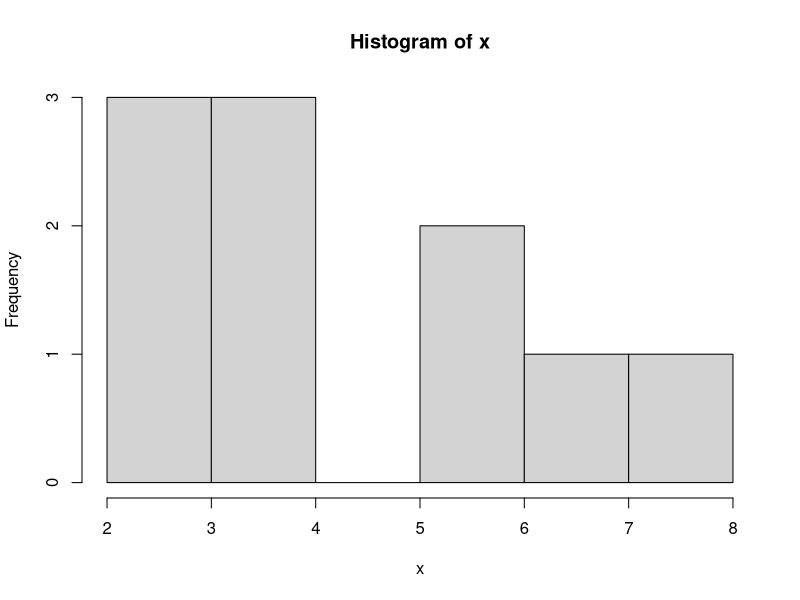
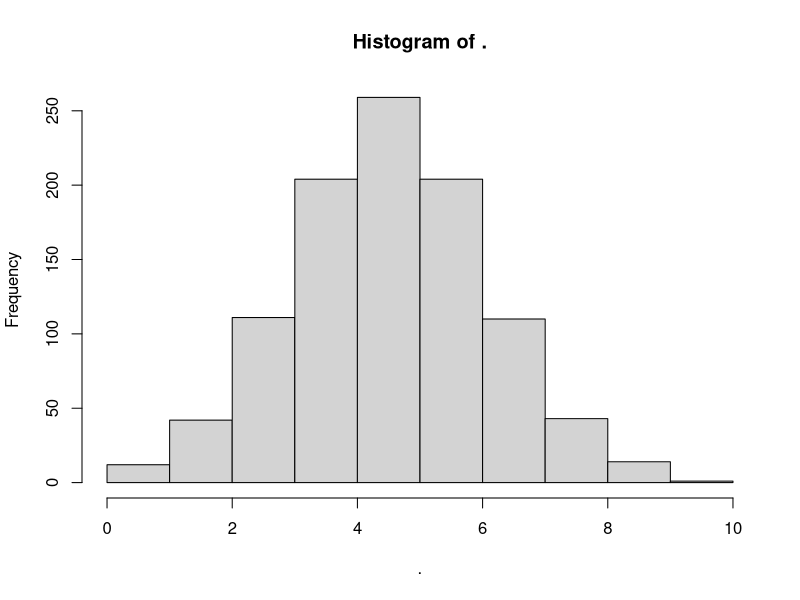

Recreate these plots in R, in order.
## ---- chunk 1
x <- 5 	# Memberikan nilai ke ‘x’
y <- 5 	# Memberikan nilai ke ‘y’
## ---- chunk 2

x + y 			            # Tambah
x - y 			            # Pengurangan
x * y 			            # Perkalian
x / y 			            # Pembagian
x ^ y 			            # Pangkat
sqrt(x * y)	            # Akar kuadrat
log(x) 			            # Logaritma
exp(y) 			            # eksponensial
(x/y) + y 		          # Tanda Kurung
## ---- chunk 3
total <- x + y 			    # menetapkan penambahan `x` dan` y` sebagai variabel `total`
rata_rata <- (x+x+y)/3 	# menetapkan rata-rata beberapa variabel

## ---- chunk 4
dbinom (x = 3, size = 10, prob = 0.5)	     # Fungsi Kepadatan (DF) P (X = 3) 
dbinom (3, 10, 0.5) 				               # hasil yang sama seperti di atas
pbinom (q = 3, size = 10, prob = 0.5) 		 # Fungsi Distribusi Kumulatif
qbinom (p = 0.1718, size = 10, prob = 0.5) # kuantil untuk X ~ B (n = 10, p = 0.5)
rbinom (n = 10, size = 10, prob = 0.5)	 	 # menghasilkan variabel acak
#? distributions 					                 # Untuk informasi lebih lanjut
## ---- chunk 5
x = rbinom (n = 10, size = 10, prob = 0.5) 	    # berfungsi tetapi ini merupakan gaya yang buruk.
x <- rbinom (n = 10, size = 10, prob = 0.5)	    # cara terbaik
## ---- chunk 6
x 		                                          # cetak konten suatu objek cukup ketik namanya
print (x)                                       # mencetak konten suatu objek secara implisit
(x <- rbinom (n = 10, size = 10, prob = 0.5))   # cara alternatif untuk menetapkan dan mencetak
mean (x) 	                                      # Menghitung rata-rata
var (x) 		# Menghitung variansi
sd (x) 		# Simpangan baku
hist (x) 		# Plot histogram
## ---- chunk 7
ls () 			                                    # Koleksi semua objek tersebut
ls (pattern = 'x') 	                            # menggunakan ls dengan pola teks
rm (x) 			                                    # Menghapus variabel
ls () 		                                  	  # Memverifikasi
## ---- chunk 8
missing.example <- c(10,11,12,NA)                # Membuat vector dengan bilai yang hilang
is.na(missing.example)                           # Memeriksa nilai yang hilang
which(is.na(missing.example))                    # Mengidentifikasi `NA` (hanya vector)
mean(missing.example)                            # Menghitung rata-rata dengan nilai yang hilang
## ---- chunk 9
mean(missing.example, na.rm = TRUE)               # Rata-rata tanpa nilai yang hilang
## ---- chunk 10
df <- data.frame( x1 = c(NA, 7, 8, 9, 3),         # Variabel numerik dengan satu nilai hilang
                  x2 = c(4, 1, NA, NA, 4),        # Variabel numerik dengan dua nilai hilang
                  x3 = c(1, 4, 2, 9, 6),          # Variabel numerik tanpa nilai hilang
                  x4 = c("Hello", "I am Bakti", 
                         NA, "I love R",NA))      # Variabel factor dengan
is.na(df)                                         # Cara klasik untuk memeriksa `NA`
sum(is.na(df))                                    # Menghitung `NA`
apply(is.na(df),2, which)                         # Mengindeks `NA` (hanya df)
which(complete.cases(df))                         # Mengidentifikasi nilai yang diamati
## ---- chunk 11
clean.example <- na.omit(missing.example)         # Menghapus vector `NA`
clean.df <- na.omit(df)                           # Menghapus data frame `NA`
## ---- chunk 12
# Prasyarat:
library(magrittr)                                  # Memuat fungsi piping
# help(package = "magrittr")                       # Memuat informasi `magrittr`
x <- rbinom(n=1000, size=10, prob=0.5)           	 # Menghasilkan beberapa sampel data
# Contoh:
x %>% var()                                        # Bukan `var(x)`
x %>% hist()                                     	 # Sebagai ganti `hist(x)`
x %>% mean() %>% round(2) %>% add(10)              # Sebagai ganti beberapa fungsi
## ---- chunk 13
# Gaya fungsional Onion style
car_data <- 
transform(aggregate(. ~ cyl, 
                    data = subset(mtcars, hp > 100), 
                    FUN = function(x) round(mean(x, 2))), 
                    kpl = mpg*0.4251)
## ---- chunk 14
# Piping (magrittr) style
car_data <- mtcars %>%
  subset(hp > 100) %>%
  aggregate(. ~ cyl, data = ., FUN = . %>% mean %>% round(2)) %>%
  transform(kpl = mpg %>% multiply_by(0.4251)) %>%
  print

## ---- chunk 15
c(10,11,12,13,14,15,16,17,18,19,20,21) 		  # Membuat vektor secara manual
10:21                                  			# Menggunakan operator `:`
seq(from=10, to=21, by=1)              		  # fungsi `seq()` dengan "by"
seq(from=10, to=21, len=12)          		    # fungsi `seq()` dengan "len"
x <- 10:21                             			# Mari kita tetapkan ke objek bernama "x"
x+2                                    			# Operasi biasanya bekerja berdasarkan elemen
x*2                                    			# Tambahkan 2 untuk setiap elemen `x`
x^2                                    			# Pangkat 2 untuk setiap elemen `x` 
sqrt(x)                                			# Akar kuadrat untuk setiap elemen ‘x’
log(x)                                			# Logaritma untuk setiap elemen 'x’ 
x <- c(0.5, 0.6)                       			# Numerik
x <- c(TRUE, FALSE)                    			# Logis
x <- c(T, F)                        				# Logis
x <- c("a", "b", "c")                  			# Karakter
x <- 9:29                              			# Integer
x <- c(1+0i, 2+4i)                     			# Complex
x <- vector("numeric", length = 10)    		  # fungsi `vector ()` untuk menginisialisasi vektor.
y <- c(1.7, "a")                      			# Karakter
y <- c(TRUE, 2)                     			  # Numerik
y <- c("a", TRUE)                      			# Numerik
typeof(y)                              			# Untuk memeriksa jenis `y`
class(y)                               			# Untuk memeriksa jenis `y`
## ---- chunk 16
x <- 0:10                              	   # Mari tetapkan ke objek bernama `x`
class(x)                               	   # Periksa kelas `x`
as.numeric(x)                       	     # Menetapkan `x` sebagai numerik
as.logical(x)                          	   # Menetapkan `x` sebagai logis
as.character(x)                        	   # Menetapkan `x` sebagai karakter
as.numeric(c(FALSE,TRUE,TRUE,FALSE))       # Menetapkan vektor logis sebagai angka 
## ---- chunk 17
x <- c("a", "b", "c","1")       	         # menetapkan nilai `x`
as.numeric(x)                          	   # menetapkan `x` sebagai numerik
as.logical(x)                        	     # menetapkan `x` sebagai logis
as.complex(x)                        	     # menetapkan `x` sebagai karakter
## ---- chunk 18
m <- matrix(nrow = 2, ncol = 3)          # Membuat matriks `NA` sebanyak 2x3
m                                        # Mencetak hasilnya
dim(m)                                   # Memeriksa dimensi
attributes(m)                            # Memeriksa dimensi
## ---- chunk 19
m <- matrix (1: 6, nrow = 2, ncol = 3)   # Membuat sebuah matriks dengan 2x3
## ---- chunk 20
m <- 1:10                                # Membuat vektor `m`
dim(m) <- c(2, 5)                        # Menetapkan vektor `m` sebagai matriks sebesar 2x5
m                                        # Mencetak hasilnya
## ---- chunk 21
x <- 1:3                                 # Membuat vektor `x`
y <- 10:12                               # Membuat vektor `y`
cbind(x, y)                              # Menggabungkan vektor `x` dan` y` dengan kolom
rbind(x, y)                              # Menggabungkan vektor `x` dan` y` dengan baris
## ---- chunk 22
x <- list(1:5,c("a","b","c"),TRUE,7,5)  # Membuat daftar (list) vektor `x`
x[1]                                    # Kurung tunggal
x[[1]]                                  # Kurung ganda
typeof(x[2])                            # Memeriksa jenis objek menggunakan []
typeof(x[[2]])                          # Memeriksa jenis objek menggunakan [[]]
x[c(1,2)]                               # list vektor pertama dan kedua
## ---- chunk 23
x <- vector("list", length = 3)         # Membuat daftar (list) kosong (sesuai kebutuhan)
name <- c("a","b","c","d")              # Membuat objek sebagai variabel `name`
age  <- c(18, 19, 20, 21)               # Membuat objek sebagai variabel `age`
gender<- c(1, 0, 0, 1)                  # Membuat objek sebagai variabel `gender`
x[[1]] <- name                          # Tambah / ganti objek ke daftar `x`
x[[2]] <- age                           # Tambah / ganti objek ke daftar `x`
x[[3]] <- gender                        # Tambah / ganti objek ke daftar `x`
x                                       # Cetak hasil akhir
## ---- chunk 24
x <- factor(c("yes","no","yes","no"))  # Membuat objek faktor
x                                      # Cetak hasilnya
table(x)                               # Tabel dari `x`
unclass(x)                             # Melihat representasi faktor yang mendasarinya
attr(x,"levels")                       # Melihat representasi faktor yang mendasarinya
## ---- chunk 25
# Buat data frame pertama.
df1 <- data.frame(id = c (1:5), 
                name = c("Julian","Vanessa","Jeffry","Angel","Nikki"),
              salary = c(623.3,515.2,611.0,729.0,843.25), 
          start_date = as.Date(c("2022-01-01", "2022-09-23", "2022-11-15",                                               "2022-05-11", "2022-03-27")),
                dept = c("DS","DS","BA","DA","DS"), stringsAsFactors = F)
df1
## ---- chunk 26
# Buat data frame kedua.
df2 <-data.frame(id = c (6:10), 
               name = c("Ardifo","Irene","Kefas","Sherly","Bakti"),
             salary = c(578.0,722.5,632.8,632.8,NA), 
         start_date = as.Date(c("2022-05-21","2022-07-30","2022-06-17",
                                "2022-07-30","2018-09-03")),
               dept = c("Actuaries","Actuaries","CA","DE","Lecturer"),stringsAsFactors = F)
df2
## ---- chunk 27
df3 <- rbind(df1,df2)                  # Gabungkan dua frame data
print(df3)                             # Cetak hasilnya `df3`
head(df3)                              # Cetak enam baris pertama
head(df3,6)                            # Cetak enam baris pertama
#View(df3)                             # Menggunakan RStudio seperti penampil Excel
class(df3)                             # objeknya bertipe data.frame
str(df3)                               # Dapatkan struktur data frame
dim(df3)                               # Periksa dimensi data
## ---- chunk 28
data<-df1                              # Panggil `df1` seperti yang kita gunakan di bagian sebelumnya
names(data)                            # Periksa nama variabel data
names(data)<-c("no", "nama", "gaji",
             "mulai_bekerja","divisi") # Mengubah nama nama variabel menjadi Indonesia
data                                   # Cetak hasilnya
## ---- chunk 29
m <- matrix(1:4, nrow = 2, ncol = 2)
dimnames(m) <- list(c("a", "b"), c("c", "d")) 
m
## ---- chunk 30
colnames(m) <- c("h", "f")
rownames(m) <- c("x", "z")
m
## ---- chunk 31
#View(mtcars)                          # Lihat dataset `mtcars` (lingkungan R)
#?mtcars                               # Informasi detail tentang mtcars
typeof(mtcars)                         # Periksa jenis data
class(mtcars)                          # Periksa jenis data
mtcars[1,5]                            # Ekstrak elemen di baris 1 dan kolom 5.
mtcars[1:5,]                           # Ekstrak enam baris pertama mtcars
mtcars[,1:5]                           # Ekstrak enam kolom mtcars pertama
mtcars[,'mpg']                         # Ekstrak kolom khusus
mtcars$mpg                             # Ekstrak kolom khusus
mtcars['Mazda RX4',]                   # Ekstrak baris khusus

subset(mtcars, select=mpg)             # Ekstrak / subset kolom spesifik
subset(mtcars, select=1)               # Ekstrak / subset kolom spesifik
subset(mtcars, select= c(1,2))         # Ekstrak / subset kolom pertama & kedua
subset(mtcars, select= c(1:5))         # Ekstrak / subset kolom spesifik

min(mtcars$mpg )                       # Temukan minimum gallon Miles/(US) 
max(mtcars$mpg , na.rm = TRUE)         # Temukan maksimum gallon Miles/(US)
mean(mtcars$mpg , na.rm = TRUE)        # Temukan rata-rata gallon Miles/(US)
var(mtcars$mpg , na.rm = TRUE)         # Temukan varians gallon Miles/(US)
sd(mtcars$mpg , na.rm = TRUE)          # Temukan standar deviasi gallon Miles/(US)
## ---- chunk 32
mtcars$newvar1 <- mtcars$mpg - mtcars$qsec
mtcars$newvar2 <- mtcars$newvar1 > 0
mtcars$newvar3 <- ifelse(mtcars$newvar2, "good", "bad")
mtcars$newvar4 <- factor(mtcars$newvar1>10 & mtcars$newvar3=="good",
                         labels = c("level1","level2"))
